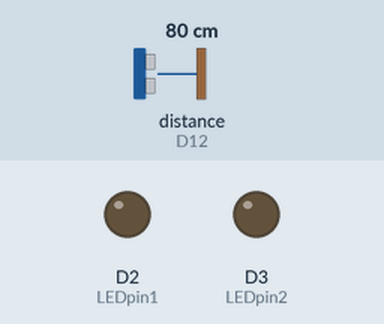
Bench run of a sketch on a simulated Arduino MKR. Shown: output pins drawn as LEDs (lit = HIGH). Wiring (inferred from the names in the program): ultrasonic range finder: trigger D11; echo D12. The test bench sets the inputs (shaded band); at power-on: distance to the obstacle (sensor on D12) 80 cm. The echo pulse lasts 58.3 µs per cm; WiFi joins after 1.5 s; servers stay silent unless stated; no MQTT or app messages arrive unless stated; pins used as bus, display or sensor lines are not drawn; what the sketch prints to the serial monitor is not drawn.

Above: at 2.7 s.
2.8 s: distance to the obstacle (sensor on D12) set to 23 cm
5.8 s: distance to the obstacle (sensor on D12) set to 19 cm
At 6.4 s:
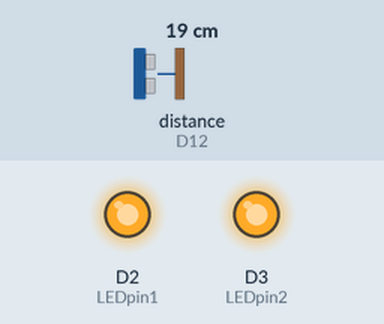
Timing chart, 0 to 8.8 s (numbered marks = the images above; inputs shaded):
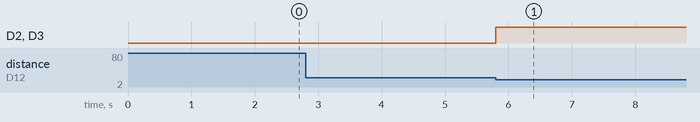

The sketch:

Task3.3CMQTT.ino
```cpp
#include <WiFiNINA.h>
#include <ArduinoMqttClient.h>

// WiFi credentials
char ssid[] = "SE_Guest";
char pass[] = "ThankYou#";

// MQTT broker details
const char broker[] = "broker.emqx.io";
int port = 1883; // plain MQTT
const char topicWave[] = "ES/Wave";
const char topicPat[]  = "ES/Pat";

WiFiClient client;
MqttClient mqttClient(client);

// Hardware pins
const int trigPin = 11;
const int echoPin = 12;
int LEDpin1 = 2;
int LEDpin2 = 3;

long duration;
int distance;

// Gesture thresholds
const int patThreshold = 5;
const int waveThreshold = 20;

// Measure distance
int readDistance() {
  digitalWrite(trigPin, LOW);
  delayMicroseconds(2);
  digitalWrite(trigPin, HIGH);
  delayMicroseconds(10);
  digitalWrite(trigPin, LOW);

  duration = pulseIn(echoPin, HIGH);
  distance = duration * 0.034 / 2;
  return distance;
}

// Publish helper
void publishMessage(const char* topic, String message) {
  mqttClient.beginMessage(topic);
  mqttClient.print(message);
  mqttClient.endMessage();
  Serial.print("Published to ");
  Serial.print(topic);
  Serial.print(": ");
  Serial.println(message);
}

// Handle incoming MQTT messages
void onMessage(int messageSize) {
  String topic = mqttClient.messageTopic();
  String payload;

  while (mqttClient.available()) {
    char c = mqttClient.read();
    payload += c;
  }

  Serial.print("Received on ");
  Serial.print(topic);
  Serial.print(": ");
  Serial.println(payload);

  // Act on topic
  if (topic == topicWave) {
    digitalWrite(LEDpin1, HIGH);
    digitalWrite(LEDpin2, HIGH);
  } else if (topic == topicPat) {
    digitalWrite(LEDpin1, LOW);
    digitalWrite(LEDpin2, LOW);
  }
}

void setup() {
  Serial.begin(9600);
  pinMode(trigPin, OUTPUT);
  pinMode(echoPin, INPUT);
  pinMode(LEDpin1, OUTPUT);
  pinMode(LEDpin2, OUTPUT);

  // Connect WiFi
  WiFi.begin(ssid, pass);
  while (WiFi.status() != WL_CONNECTED) {
    delay(800);
    Serial.print(".");
  }
  Serial.println("\nConnected to Wifi!");

  // Connect MQTT
  if (!mqttClient.connect(broker, port)) {
    Serial.println("MQTT connection failed!");
    while (1);
  }
  Serial.println("Connected to MQTT broker!");

  mqttClient.onMessage(onMessage);
  mqttClient.subscribe(topicWave);
  mqttClient.subscribe(topicPat);
}

void loop() {
  mqttClient.poll();

  int dist = readDistance();
  Serial.print("Distance: ");
  Serial.print(dist);
  Serial.println(" cm");

  // Gesture detection
  if (dist > 0 && dist <= patThreshold) {
    // Pat → OFF
    publishMessage(topicPat, "PAT! Megan");
    digitalWrite(LEDpin1, LOW);
    digitalWrite(LEDpin2, LOW);
    Serial.println("Pat detected → LEDs OFF");
    delay(500);
  }
  else if (dist > patThreshold && dist <= waveThreshold) {
    // Wave → ON
    publishMessage(topicWave, "WAVE! Megan");
    digitalWrite(LEDpin1, HIGH);
    digitalWrite(LEDpin2, HIGH);
    Serial.println("Wave detected → LEDs ON");
    delay(500);
  }
}
```

Measured:
- the behaviour switches between 22 and 21 cm on distance to the obstacle (sensor on D12) (found by bisection; images 0 and 1)
- after the input at 2.8 s, every drawn part: stays the same
- after the input at 5.8 s, D2 (LEDpin1), D3 (LEDpin2): LOW → HIGH at once
